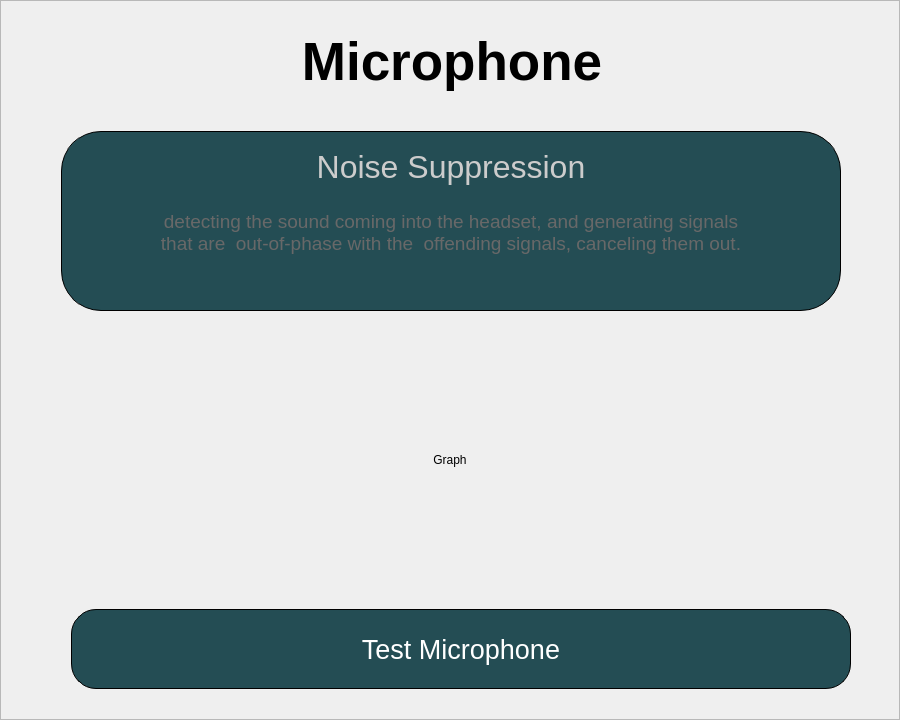
      <widget class="QWidget" name="Microphone_page">
       <property name="minimumSize">
        <size>
         <width>900</width>
         <height>720</height>
        </size>
       </property>
       <property name="maximumSize">
        <size>
         <width>900</width>
         <height>720</height>
        </size>
       </property>
       <layout class="QHBoxLayout" name="horizontalLayout_2">
        <property name="spacing">
         <number>0</number>
        </property>
        <property name="leftMargin">
         <number>0</number>
        </property>
        <property name="topMargin">
         <number>0</number>
        </property>
        <property name="rightMargin">
         <number>0</number>
        </property>
        <property name="bottomMargin">
         <number>0</number>
        </property>
        <item>
         <widget class="QFrame" name="frame">
          <property name="minimumSize">
           <size>
            <width>900</width>
            <height>720</height>
           </size>
          </property>
          <property name="maximumSize">
           <size>
            <width>900</width>
            <height>720</height>
           </size>
          </property>
          <property name="frameShape">
           <enum>QFrame::StyledPanel</enum>
          </property>
          <property name="frameShadow">
           <enum>QFrame::Raised</enum>
          </property>
          <layout class="QVBoxLayout" name="verticalLayout_2">
           <property name="spacing">
            <number>0</number>
           </property>
           <property name="leftMargin">
            <number>0</number>
           </property>
           <property name="topMargin">
            <number>0</number>
           </property>
           <property name="rightMargin">
            <number>0</number>
           </property>
           <property name="bottomMargin">
            <number>0</number>
           </property>
           <item>
            <widget class="QFrame" name="Mic_title">
             <property name="minimumSize">
              <size>
               <width>900</width>
               <height>120</height>
              </size>
             </property>
             <property name="maximumSize">
              <size>
               <width>900</width>
               <height>120</height>
              </size>
             </property>
             <property name="styleSheet">
              <string notr="true">QFrame{
	background-color: rgba(0, 0, 0, 0);
}</string>
             </property>
             <property name="frameShape">
              <enum>QFrame::StyledPanel</enum>
             </property>
             <property name="frameShadow">
              <enum>QFrame::Raised</enum>
             </property>
             <layout class="QVBoxLayout" name="verticalLayout_4">
              <property name="spacing">
               <number>0</number>
              </property>
              <property name="leftMargin">
               <number>0</number>
              </property>
              <property name="topMargin">
               <number>0</number>
              </property>
              <property name="rightMargin">
               <number>0</number>
              </property>
              <property name="bottomMargin">
               <number>0</number>
              </property>
              <item>
               <widget class="QLabel" name="label_2">
                <property name="minimumSize">
                 <size>
                  <width>900</width>
                  <height>120</height>
                 </size>
                </property>
                <property name="maximumSize">
                 <size>
                  <width>900</width>
                  <height>120</height>
                 </size>
                </property>
                <property name="font">
                 <font>
                  <family>Segoe UI</family>
                  <pointsize>40</pointsize>
                  <weight>75</weight>
                  <bold>true</bold>
                 </font>
                </property>
                <property name="text">
                 <string>Microphone</string>
                </property>
                <property name="alignment">
                 <set>Qt::AlignCenter</set>
                </property>
               </widget>
              </item>
             </layout>
            </widget>
           </item>
           <item>
            <widget class="QFrame" name="Noise">
             <property name="minimumSize">
              <size>
               <width>900</width>
               <height>200</height>
              </size>
             </property>
             <property name="maximumSize">
              <size>
               <width>900</width>
               <height>200</height>
              </size>
             </property>
             <property name="styleSheet">
              <string notr="true">QFrame{
	background-color: rgba(0, 0, 0, 0);
}</string>
             </property>
             <property name="frameShape">
              <enum>QFrame::StyledPanel</enum>
             </property>
             <property name="frameShadow">
              <enum>QFrame::Raised</enum>
             </property>
             <widget class="QPushButton" name="Noise_button">
              <property name="geometry">
               <rect>
                <x>60</x>
                <y>10</y>
                <width>780</width>
                <height>180</height>
               </rect>
              </property>
              <property name="minimumSize">
               <size>
                <width>780</width>
                <height>180</height>
               </size>
              </property>
              <property name="maximumSize">
               <size>
                <width>780</width>
                <height>180</height>
               </size>
              </property>
              <property name="font">
               <font>
                <family>Segoe UI</family>
                <pointsize>14</pointsize>
               </font>
              </property>
              <property name="styleSheet">
               <string notr="true">QPushButton{
	background-color: #244D54;
	border-style : outset;
	border-width : 0.5px;
	border-radius: 40px;
	border-color : black;

	color: rgb(104, 104, 104);
	text-align : center;
}
QPushButton:hover{
	background-color: rgb(53, 112, 122);	
	border-width : 0.5px;
	border-color :  rgb(1, 209, 158) ;
	color: rgb(204, 204, 204);
}
QPushButton:pressed{
	background-color: #244D54;
	border-style : outset;
	border-width : 2px;
	border-color : #00D19D;
	color: #FFFFFF;
}</string>
              </property>
              <property name="text">
               <string>
detecting the sound coming into the headset, and generating signals 
that are  out-of-phase with the  offending signals, canceling them out.</string>
              </property>
             </widget>
             <widget class="QLabel" name="Noise_label">
              <property name="geometry">
               <rect>
                <x>280</x>
                <y>16</y>
                <width>340</width>
                <height>60</height>
               </rect>
              </property>
              <property name="font">
               <font>
                <family>Segoe UI</family>
                <pointsize>24</pointsize>
               </font>
              </property>
              <property name="styleSheet">
               <string notr="true">QLabel {
	background-color: qlineargradient(spread:pad, x1:0, y1:0, x2:1, y2:0, stop:0 rgba(0, 0, 0, 0), stop:1 rgba(255, 255, 255, 0));

	color: rgb(204, 204, 204);
}</string>
              </property>
              <property name="text">
               <string>Noise Suppression</string>
              </property>
              <property name="alignment">
               <set>Qt::AlignCenter</set>
              </property>
             </widget>
            </widget>
           </item>
           <item>
            <widget class="QFrame" name="Graph">
             <property name="styleSheet">
              <string notr="true">QFrame{
	background-color: rgba(0, 0, 0, 0);
}</string>
             </property>
             <property name="frameShape">
              <enum>QFrame::StyledPanel</enum>
             </property>
             <property name="frameShadow">
              <enum>QFrame::Raised</enum>
             </property>
             <layout class="QVBoxLayout" name="verticalLayout_3">
              <item>
               <widget class="QLabel" name="label">
                <property name="text">
                 <string>Graph</string>
                </property>
                <property name="alignment">
                 <set>Qt::AlignCenter</set>
                </property>
               </widget>
              </item>
             </layout>
            </widget>
           </item>
           <item>
            <widget class="QFrame" name="TestMic">
             <property name="minimumSize">
              <size>
               <width>900</width>
               <height>120</height>
              </size>
             </property>
             <property name="maximumSize">
              <size>
               <width>900</width>
               <height>120</height>
              </size>
             </property>
             <property name="styleSheet">
              <string notr="true">QFrame{
	background-color: rgba(0, 0, 0, 0);

	padding-left: 60px;
	padding-right: 60px;
	padding-top: 0px;
	padding-bottom: 20px;
}</string>
             </property>
             <property name="frameShape">
              <enum>QFrame::StyledPanel</enum>
             </property>
             <property name="frameShadow">
              <enum>QFrame::Raised</enum>
             </property>
             <layout class="QVBoxLayout" name="verticalLayout_5">
              <item>
               <widget class="QPushButton" name="Testmic_button">
                <property name="minimumSize">
                 <size>
                  <width>780</width>
                  <height>80</height>
                 </size>
                </property>
                <property name="maximumSize">
                 <size>
                  <width>780</width>
                  <height>80</height>
                 </size>
                </property>
                <property name="font">
                 <font>
                  <family>Segoe UI</family>
                  <pointsize>20</pointsize>
                 </font>
                </property>
                <property name="styleSheet">
                 <string notr="true">QPushButton {
	background-color: #244D54;
	border-style: outset;
	border-width: 0.5px;
	border-radius: 25px;
	border-color: black;
	
	color: rgb(255, 255, 255);
	text-align: center;

	padding: 20px
}

QPushButton:hover{
	border-width : 0.5px;
	border-color :  rgb(1, 209, 158) ;
}

QPushButton:pressed{
	background-color: #244D54;
	border-style : inset;
	border-width : 2px;
	border-color : #00D19D;
	color: #FFFFFF;
}</string>
                </property>
                <property name="text">
                 <string>Test Microphone</string>
                </property>
               </widget>
              </item>
             </layout>
            </widget>
           </item>
          </layout>
         </widget>
        </item>
       </layout>
      </widget>
